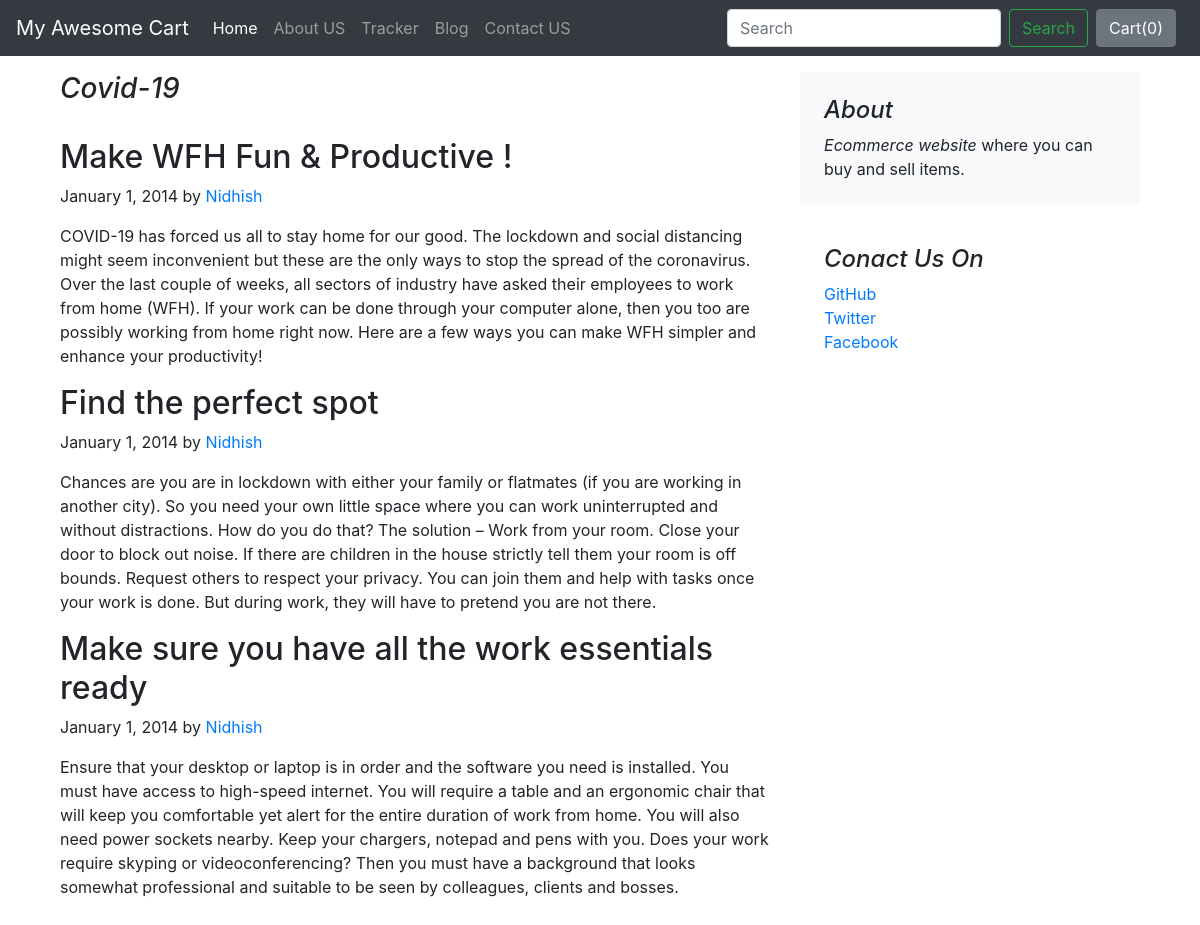
The page /blog/blogpost/1 on the database its author committed.
### blog/models.py (models this page shows, shortened)
class Blogpost(models.Model):
    post_id=models.AutoField(primary_key=True)
    title=models.CharField(max_length=50)
    head0=models.CharField(max_length=500,default='')
    chead0=models.CharField(max_length=5000,default='')
    head1=models.CharField(max_length=500,default='')
    chead1=models.CharField(max_length=5000,default='')
    head2=models.CharField(max_length=500,default='')
    chead2=models.CharField(max_length=5000,default='')
    pub_date=models.DateField()
    thumbnail=models.ImageField(upload_to="shop/images",default='')

### blog/views.py (the view)
# urls.py: path("blogpost/<int:id>", views.blogpost,name="blogPost")
def blogpost(request,id):
    post = Blogpost.objects.filter(post_id=id)[0]
    return render(request,'blog/blogpost.html',{'post':post})

### blog/templates/blog/blogpost.html (shortened to what this page needs)
{% extends 'shop/basic.html' %}
{% block body  %}
<body>
    <div class="container my-3">
        <main role="main" class="container">
            <div class="row">
                <div class="col-md-8 blog-main">
                    <h3 class="font-italic ">
                        {{post.title}}
                    </h3>
                    <br>
                    <div class="blog-post">
                        <h2 class="blog-post-title">{{post.head0}}</h2>
                        <p class="blog-post-meta">January 1, 2014 by <a href="#">Nidhish</a></p>
                        <p>{{post.chead0}}</p>
                        <h2>{{post.head1}}</h2>
                        <p class="blog-post-meta">January 1, 2014 by <a href="#">Nidhish</a></p>
                        <p>{{post.chead1}}</p>
                        <h2>{{post.head2}}</h2>
                        <p class="blog-post-meta">January 1, 2014 by <a href="#">Nidhish</a></p>
                        <p>{{post.chead2}}</p>
                    </div>
                </div>
                <aside class="col-md-4 blog-sidebar">
                    <div class="p-4 mb-3 bg-light rounded">
                        <h4 class="font-italic">About</h4>
                        <p class="mb-0"> <em>Ecommerce website</em> where you can buy and sell items.</p>
                    </div>
                    <div class="p-4">
                        <h4 class="font-italic">Conact Us On</h4>
                        <ol class="list-unstyled">
                            <li><a href="#">GitHub</a></li>
                            <li><a href="#">Twitter</a></li>
                            <li><a href="#">Facebook</a></li>
                        </ol>
                    </div>
                </aside>
            </div>
    </div>
</body>
{% endblock body %}

### rows shown on the page
Blogpost: title "Covid-19", head0 "Make WFH Fun & Productive !", chead0 "COVID-19 has forced us all to stay home for our good. The lockdown and social distancing might seem inconvenient but these are the only ways to stop the spread of the coronavirus. Over the last couple of weeks, all sectors of industry have asked their employees to work from home (WFH). If your work can be done through your computer alone, then you too are possibly working from home right now. Here are a few ways you can make WFH simpler and enhance your productivity!", head1 "Find the perfect spot", chead1 "Chances are you are in lockdown with either your family or flatmates (if you are working in another city). So you need your own little space where you can work uninterrupted and without distractions. How do you do that? The solution – Work from your room. Close your door to block out noise. If there are children in the house strictly tell them your room is off bounds. Request others to respect your privacy. You can join them and help with tasks once your work is done. But during work, they will have to pretend you are not there.", head2 "Make sure you have all the work essentials ready", chead2 "Ensure that your desktop or laptop is in order and the software you need is installed. You must have access to high-speed internet. You will require a table and an ergonomic chair that will keep you comfortable yet alert for the entire duration of work from home. You will also need power sockets nearby. Keep your chargers, notepad and pens with you. Does your work require skyping or videoconferencing? Then you must have a background that looks somewhat professional and suitable to be seen by colleagues, clients and bosses."
